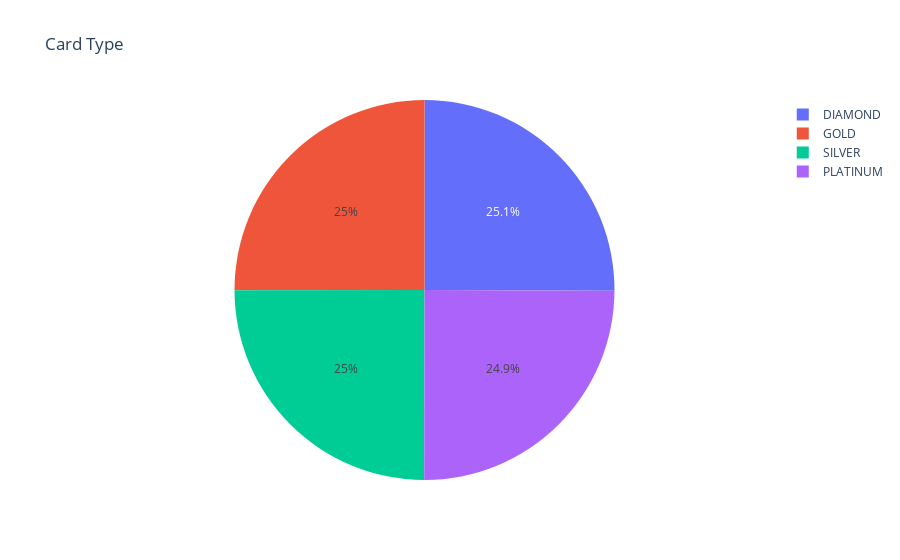

Notebook code cell kept with this figure:
### Code cell
fig = px.pie(df['Card Type'].map({
    1: "SILVER", 2: "GOLD", 3: "PLATINUM", 4: "DIAMOND"
}).value_counts().reset_index(name='count'), 
                 values='count', names='index', title='Card Type')
fig.show()

### Figure 1 — Plotly figure (JSON) as saved in the notebook; plotly's stock layout.template omitted (floating-point values rounded to 4 significant figures)
{"data": [{"domain": {"x": [0, 1], "y": [0, 1]}, "hovertemplate": "index=%{label}<br>count=%{value}<extra></extra>", "labels": ["DIAMOND", "GOLD", "SILVER", "PLATINUM"], "legendgroup": "", "name": "", "showlegend": true, "type": "pie", "values": [2507, 2502, 2496, 2495]}], "layout": {"legend": {"tracegroupgap": 0}, "title": {"text": "Card Type"}}}
